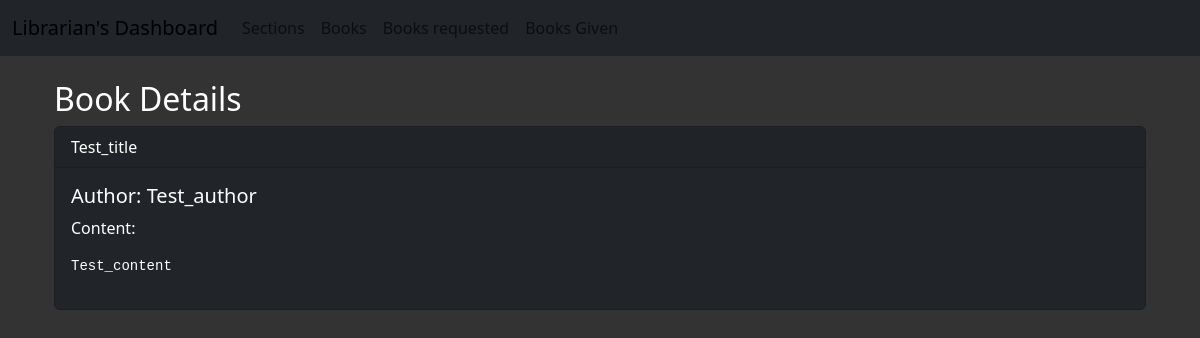
Screenshot of /book_details/1 with the database file from the repository.
### model.py (models this page shows, shortened)
class Book(db.Model):
    __tablename__ = 'book'
    __table_args__ = {'extend_existing': True}
    id = db.Column(db.Integer, primary_key=True)
    title = db.Column(db.String(100), nullable=False)
    author = db.Column(db.String(100), nullable=False)
    content = db.Column(db.Text, nullable=False)
    section_id = db.Column(db.Integer, db.ForeignKey('section.id'), nullable=False)
    date_issued = db.Column(db.DateTime, nullable=True, default=datetime.utcnow)
    return_date = db.Column(db.DateTime, nullable=True)
    feedback = db.relationship('Feedback', backref='book', lazy=True)
    requests = db.relationship('BookRequest', backref='book', lazy=True)

### routes.py (the view)
@app.route('/book_details/<int:book_id>')
def book_details(book_id):
    book = Book.query.get_or_404(book_id)
    if book:
        return render_template('book_details.html', book=book)
    else:
        flash('Book not found.', 'danger')
        return redirect(url_for('librarian_books'))

### templates/book_details.html
{% extends 'base_librarian.html' %}
{% block content %}
<div class="container">
    <h2 class="text-white">Book Details</h2>
    <div class="card text-white bg-dark mb-3">
        <div class="card-header">{{ book.title }}</div>
        <div class="card-body">
            <h5 class="card-title">Author: {{ book.author }}</h5>
            <p class="card-text">Content:</p>
            <div class="card-text">
                <pre>{{ book.content }}</pre>
            </div>
        </div>
    </div>
</div>
{% endblock %}

### templates/base_librarian.html (style rules this page uses)
body { background-color: #333; color: white; }

### rows the page displays
Book: title "Test_title", author "Test_author", content "Test_content"
